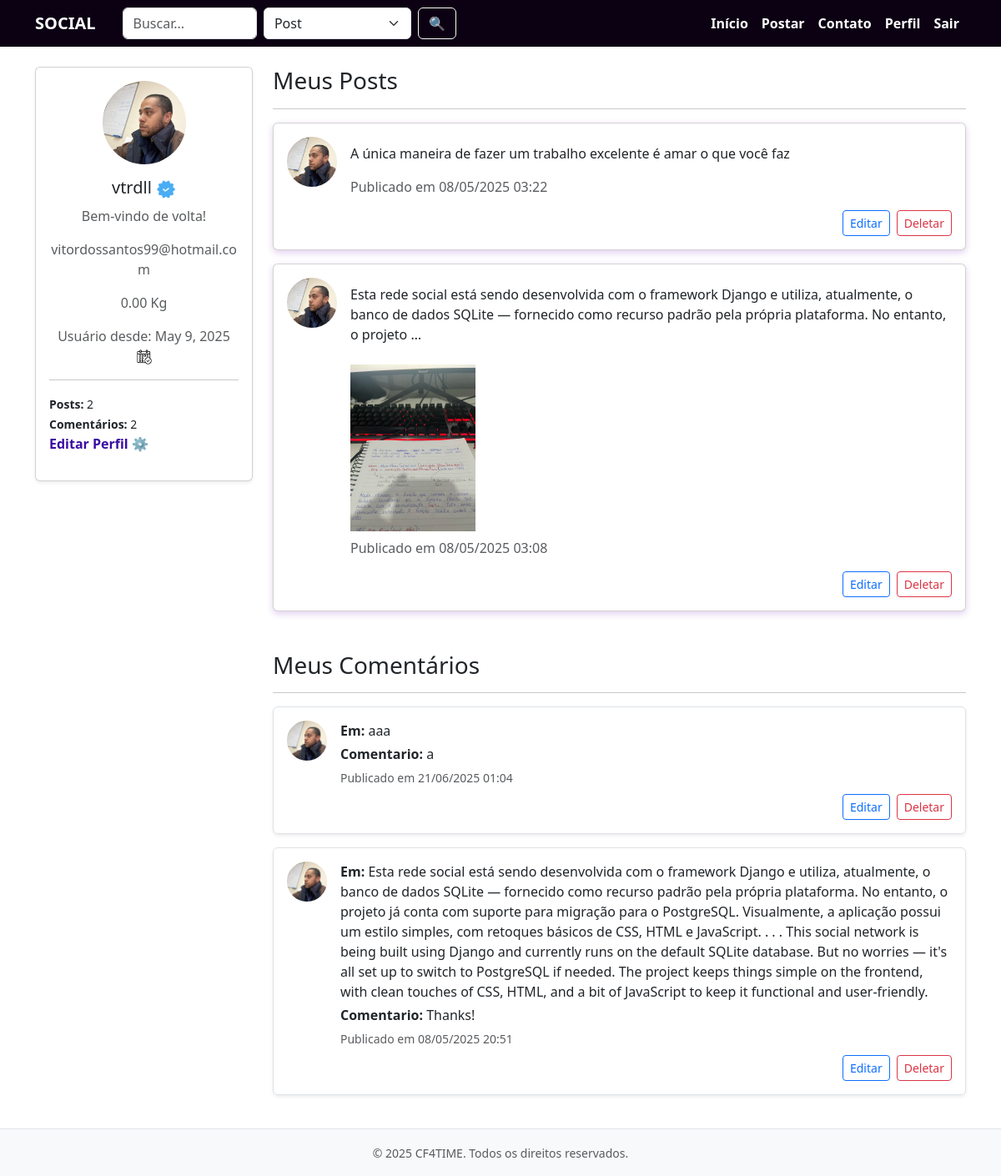
Before: /my-perfil/ (signed in) with the older database file.
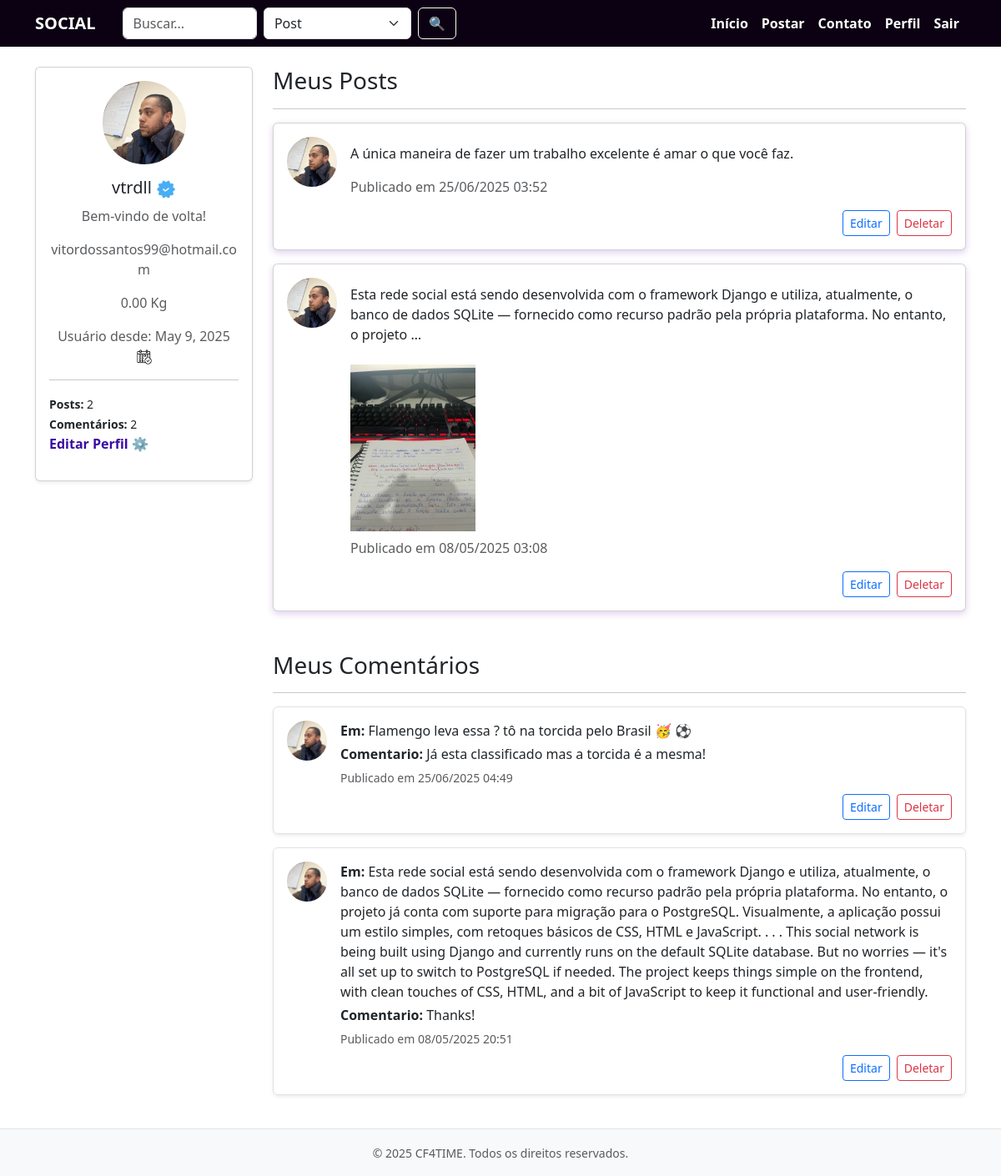
After: the same page with the newer database file.
### account/models.py (models this page shows, shortened)
class Profile (models.Model):
    BOX_CHOICES = (('CF4TIME CAMPINA ', 'CF4TIME CAMPINA'), ('CF4TIME CAMPINA', 'CF4TIME JOCKEY'))
    CATEGORY_CHOICES = (('FITNESS', 'FITNESS'), ('SCALED','SCALED'),('AMADOR', 'AMADOR'), ('RX','RX',), ('MASTER', 'MASTER'))
    user = models.OneToOneField(User, on_delete=models.CASCADE)
    photo = models.ImageField(upload_to='media_profile', null=True, blank=True)
    created_at_profile =  models.DateField(auto_now=True)
    birthday = models.DateField(max_length=50, default=timezone.now)
    weight = models.DecimalField(max_digits= 5, decimal_places = 2, validators=[MaxValueValidator (300), MinValueValidator(0)], default=0)
    height = models.DecimalField(max_digits= 5, decimal_places = 2, validators=[MaxValueValidator (2), MinValueValidator(0)], default=0)
    category = models.CharField(choices= CATEGORY_CHOICES, default= 'EXPERIMENTAL')
    box = models.CharField(choices = BOX_CHOICES, default = 'DEFAULT')

### Social/models.py (models this page shows, shortened)
class PostCommentInventory(models.Model):
    author = models.OneToOneField(User, on_delete=models.CASCADE, related_name='author_inventory')
    post_count = models.IntegerField(default=0)
    comment_count = models.IntegerField(default=0)

class Post(models.Model):
    author= models.ForeignKey(User, on_delete=models.CASCADE, )
    created_at = models.DateTimeField(auto_now=True, auto_created=True)
    text = models.TextField(max_length=2000)
    photo = models.ImageField(upload_to='media_post', null=True, blank= True)
    like = models.ManyToManyField(User,  related_name= 'liked_post')
    video = models.FileField(upload_to='media_post', null = True, blank=True)

class Comment(models.Model):
    author = models.ForeignKey(User, on_delete=models.CASCADE)
    comment = models.TextField(max_length=1000)
    like_comment = models.ManyToManyField(User, related_name='liked_comment')
    created_at = models.DateTimeField(auto_now=True, auto_created=True)
    post  = models.ForeignKey(Post, on_delete=models.CASCADE,)

### Social/views.py (the view)
# urls.py: path('my-perfil/', my_profile, name='my-perfil'),
def my_profile(request):
    user = request.user
    posts = request.user.post_set.all().order_by('-created_at')
    comments = request.user.comment_set.all().order_by('-created_at')
    inventory_post = PostCommentInventory.objects.filter(author=user).first()
    return render(request, 'my_perfil.html', {'user': request.user, 'posts': posts, 'comments':comments, 'inventory_post': inventory_post, 'mostrar_inventory':True})

### Social/templates/my_perfil.html (shortened to what this page needs)
{% extends "base.html" %}
{%  load static  %}
{% block content %}
    <h3>Meus Posts</h3>
    <hr>
    {% for post in posts %}
        <div class="card mb-3">
            <a href="{% url 'post-detail' post.pk %}" class="no-link-style">
            <div class="card-body d-flex">
                {% if user.profile.photo %}
                    <img src="{{ user.profile.photo.url }}" alt="Foto do autor" class="rounded-circle me-3" width="60" height="60" style="object-fit: cover;">
                {% else %}
                    <div class="rounded-circle bg-secondary me-3" style="width: 60px; height: 60px;"></div>
                {% endif %}
                <div class="w-100">
                    <p class="card-text">{{ post.text|truncatewords:30 }}</p>
                    {% if post.photo %}
                        <img src="{{ post.photo.url }}" alt="Imagem do post" class="img-fluid post-image my-2" width="150" height="150">
                    {% endif %}
                    <p class="text-muted">Publicado em {{ post.created_at|date:"d/m/Y H:i" }}</p>
            </a>
                    <div class="mt-2 d-flex justify-content-end gap-2">
                        <a href="{% url 'post-edit' post.pk %}" class="btn btn-sm btn-outline-primary">Editar</a>
                        <a href="{% url 'post-delete' post.pk %}" class="btn btn-sm btn-outline-danger">Deletar</a>
                    </div>
                </div>
            </div>
        </div>
    {% empty %}
        <p>Você ainda não publicou nenhum post.</p>
    {% endfor %}
    <h3 class="mt-5">Meus Comentários</h3>
    <hr>
    {% for comment in comments %}
        <div class="list-group-item mb-3 border rounded p-3 d-flex shadow-sm">
            <a href="{% url 'post-detail' comment.post.pk %}" class="no-link-style">
            {% if user.profile.photo %}
                <img src="{{ user.profile.photo.url }}" alt="Foto do autor" class="rounded-circle me-3" width="48" height="48" style="object-fit: cover;">
            {% else %}
                <div class="rounded-circle bg-secondary me-3" style="width: 48px; height: 48px;"></div>
            {% endif %}
            <div class="w-100">
                <p class="mb-1"><strong>Em:</strong> {{ comment.post.text }}</p>
                <p class="mb-1"><strong>Comentario:</strong> {{ comment.comment }}</p>
                <small class="text-muted">Publicado em {{ comment.created_at|date:"d/m/Y H:i" }}</small>
            </a>
                <div class="mt-2 d-flex justify-content-end gap-2">
                    <a href="{% url 'comment-update' comment.pk %}" class="btn btn-sm btn-outline-primary">Editar</a>
                    <a href="{% url 'comment-delete' comment.pk %}" class="btn btn-sm btn-outline-danger">Deletar</a>
                </div>
            </div>
    {% empty %}
        <p>Você ainda não fez nenhum comentário.</p>
    {% endfor %}
{% endblock %}

### app/templates/base.html (shortened to what this page needs)
{% load static %}
<!DOCTYPE html>
<html lang="pt-br">
<head>
    <link href="https://cdn.jsdelivr.net/npm/bootstrap@5.3.0/dist/css/bootstrap.min.css" rel="stylesheet">
</head>
<body>
    <nav class="navbar navbar-expand-lg navbar-dark mb-4">
        <div class="container">
            <a class="navbar-brand" href="{% url 'home' %}">
                 SOCIAL
            </a>
            <div class="collapse navbar-collapse" id="navbarNav">
                {% if user.is_authenticated %}
                    <form method="get" action="{% url 'post-list' %}" onsubmit="return updateFormAction(this)" class="d-flex ms-3" style="max-width: 400px;">
                    <input type="text" name="search" class="form-control me-2" placeholder="Buscar..." value="{{ request.GET.search }}">
                    <select name="type" class="form-select me-2">
                        <option value="post" {% if request.path == "/post-list/" %}selected{% endif %}>Post</option>
                    </select>
                    <button type="submit" class="btn btn-outline-light">🔍</button>
                    </form>
                {% endif %}
                <ul class="navbar-nav ms-auto">
                    {% if user.is_authenticated %}
                    <li class="nav-item">
                        <a class="nav-link" href="{% url 'home' %}">Início</a>
                    </li>
                    <li class="nav-item">
                        <a class="nav-link" href="{% url 'post-create' %}">Postar</a>
                    </li>
                    <li class="nav-item">
                        <a class="nav-link" href="https://www.linkedin.com/in/jo%C3%A3o-vitor-xavier-532191279/">Contato</a>
                    </li>
                    <li class="nav-item">
                        <a class="nav-link" href="{% url 'my-perfil' %}">Perfil</a>
                    </li>
                    <li class="nav-item">
                        <a class="nav-link" href="{% url 'logout' %}">Sair</a>
                    </li>
                    {% endif %}
                </ul>
            </div>
        </div>
    </nav>
    {% block profile_sidebar %}
    <div class="container">
        <div class="row">
            {% if user.is_authenticated %}
            <div class="col-md-3 mb-4">
                <div class="card shadow-sm">
                    <div class="card-body text-center">
                        {% if user.profile.photo %}
                            <img src="{{ user.profile.photo.url }}" alt="Foto de perfil"
                                 class="rounded-circle mb-3" width="100" height="100" style="object-fit: cover;">
                        {% else %}
                            <img src="https://via.placeholder.com/100" class="rounded-circle mb-3" alt="Sem foto">
                        {% endif %}
                        <h5 class="card-title">{{ user.username }} <img src="{% static 'verified.png' %}" alt="Verificado" width="24"> </h5>
                        <p class="text-muted">Bem-vindo de volta!</p>
                        <p class="text-muted">{{ user.email }}</p>
                        <p class="text-muted">{{ user.profile.weight}} Kg</p>
                        <p class="text-muted">Usuário desde: {{ user.profile.created_at_profile}} <img src="{% static 'schedule.png' %}" alt="Calendário" width="18"></p>
                        {% if mostrar_inventory and inventory_post %}
                            <hr>
                            <div class="text-start">
                                <small><strong>Posts:</strong> {{ inventory_post.post_count }}</small><br>
                                <small><strong>Comentários:</strong> {{ inventory_post.comment_count }}</small>
                            </div>
                            <div style="display: flex; justify-content: space-between; align-items: center; margin-bottom: 1rem;">
                                <a href="{% url 'user-config' user.pk %}" style="text-decoration: none; color: #3a0ca3;">
                                    <strong>Editar Perfil ⚙️</strong>
                                </a>
                            </div>
                        {% endif %}
                    </div>
                </div>
            </div>
            {% endif %}
    {% endblock %}
            <div class="{% if user.is_authenticated %}col-md-9{% else %}col-12{% endif %}">
                {% block content %}{% endblock %}
    <footer class="bg-light text-center text-muted py-3 mt-4 border-top">
        <div class="container">
            <small>&copy; {{ year|default:2025 }} CF4TIME. Todos os direitos reservados.</small>
        </div>
    </footer>
</body>
</html>

### app/templates/base.html (style rules this page uses)
.no-link-style { text-decoration: none; color: inherit; }
:root { --cor-roxo: #0c0113; --cor-rosa: #36152b; --cor-roxo-claro: #343235; }
body { background-color: #f8f0fc; color: #3a0ca3; }
.navbar { background: var(--cor-roxo); }
.navbar-brand, .navbar-nav .nav-link { color: #fff; font-weight: 600; }
.card { border-radius: 10px; box-shadow: 0 3px 8px rgba(106,13,173,0.2); }
.btn-outline-primary { color: var(--cor-roxo); border-color: var(--cor-roxo); }

Changed rows visible on the page:
removed Comment: profile.photo (picture), post.text "aaa", comment "a", created_at "21/06/2025 01:04"
changed Post: text "A única maneira de fazer um trabalho excelente é amar o que você faz" → "A única maneira de fazer um trabalho excelente é amar o que você faz."; created_at "08/05/2025 03:22" → "25/06/2025 03:52"
added Comment: profile.photo (picture), post.text "Flamengo leva essa ? tô na torcida pelo Brasil 🥳 ⚽", comment "Já esta classificado mas a torcida é a mesma!", created_at "25/06/2025 04:49"
